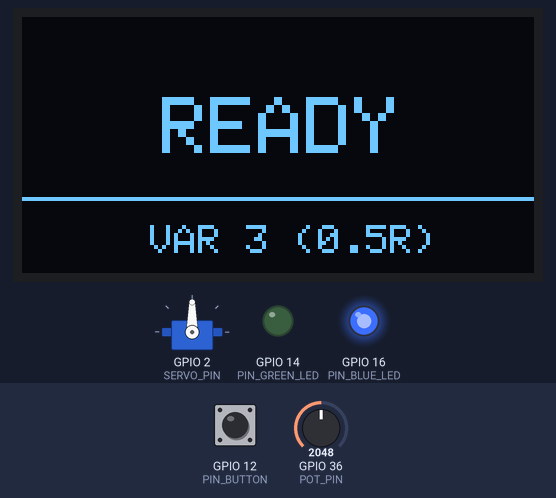
Bench run of a sketch on a simulated ESP32. Shown: servo, 128×64 one-colour display, output pins drawn as LEDs (lit = HIGH). The test bench sets the inputs (shaded band); at power-on: GPIO 12 (PIN_BUTTON) HIGH, GPIO 36 (POT_PIN) = 2048. What the sketch prints to the serial monitor is not drawn.

Above: at 1.2 s.
1.3 s: GPIO 12 (PIN_BUTTON) pulled LOW for 0.15 s
At 2.2 s:
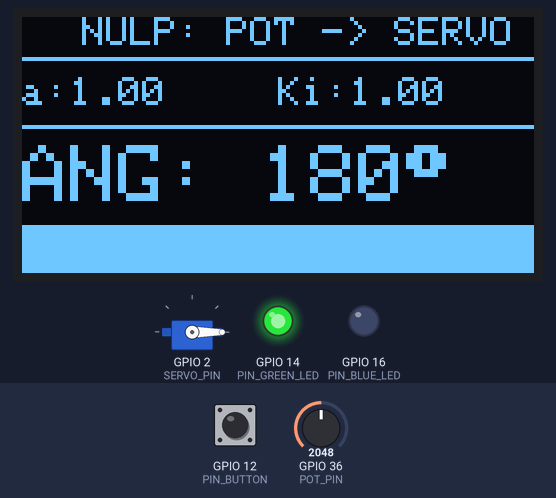
2.9 s: GPIO 36 (POT_PIN) set to 1027
4.4 s: GPIO 36 (POT_PIN) set to 939
At 5.7 s:
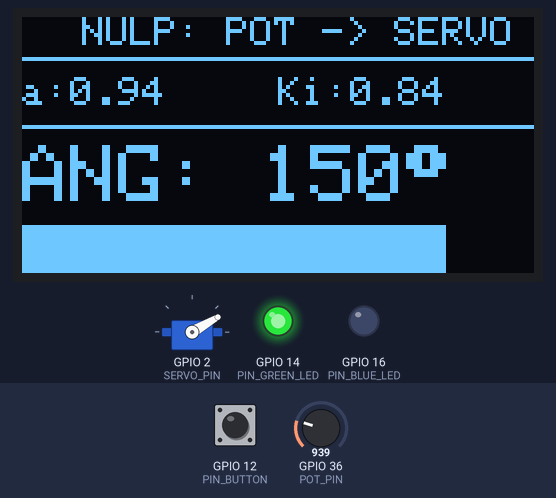
6.3 s: GPIO 12 (PIN_BUTTON) pulled LOW for 1 s
At 7.2 s:
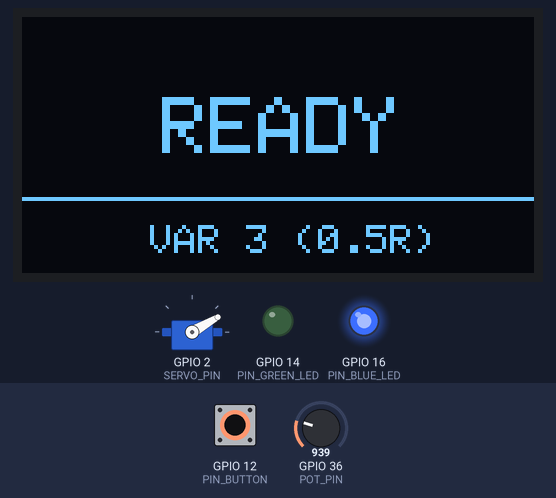
8.8 s: GPIO 12 (PIN_BUTTON) pulled LOW for 0.15 s
At 9.2 s:
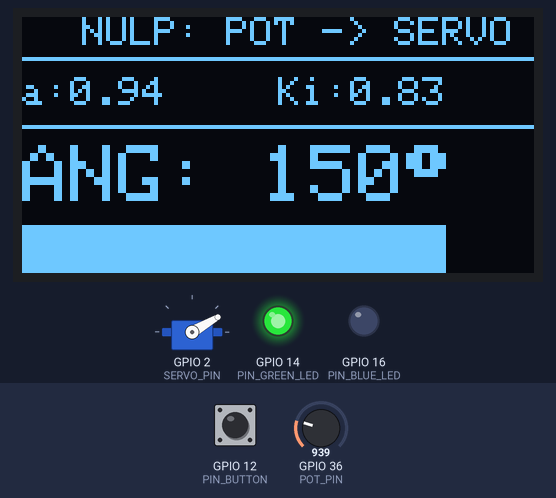
10.4 s: GPIO 36 (POT_PIN) set to 10
At 12.5 s:
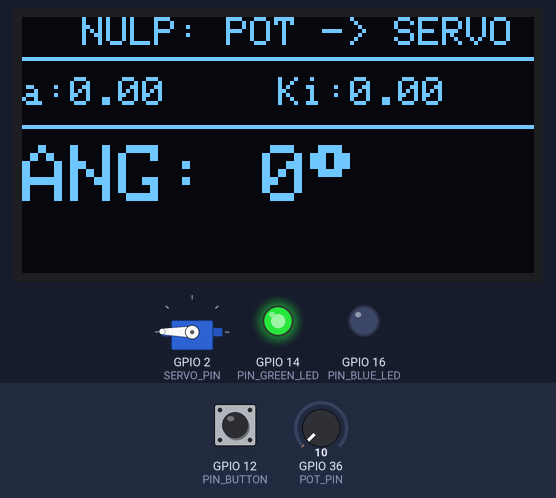
Timing chart, 0 to 13.6 s (numbered marks = the images above; inputs shaded):
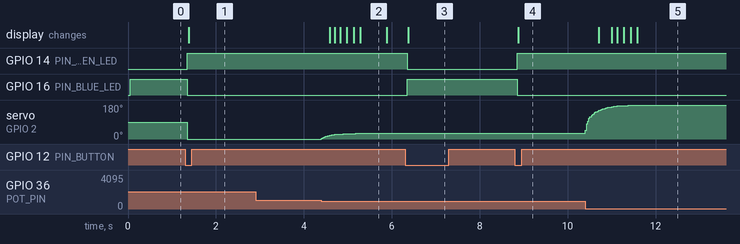

Measured:
- the behaviour switches between 1000 and 999 on GPIO 36 (POT_PIN) (found by bisection; images 1 and 2)
- after the input at 1.3 s, GPIO 14 (PIN_GREEN_LED): LOW → HIGH after 0.05 s; GPIO 16 (PIN_BLUE_LED): HIGH → LOW after 0.05 s; servo on GPIO 2 (SERVO_PIN): 90° → 0° after 0.05 s; the display: changes after 0.08 s (image 1)
- after the input at 2.9 s, every drawn part: stays the same
- after the input at 4.4 s, servo on GPIO 2 (SERVO_PIN): moves from 0° to 30° over 0.78 s, starting at once; the display: first changes after 0.19 s (image 2 shows a later state)
- after the input at 6.3 s, GPIO 14 (PIN_GREEN_LED): HIGH → LOW after 0.05 s; GPIO 16 (PIN_BLUE_LED): LOW → HIGH after 0.05 s; the display: changes after 0.08 s (image 3)
- after the input at 8.8 s, GPIO 14 (PIN_GREEN_LED): LOW → HIGH after 0.05 s; GPIO 16 (PIN_BLUE_LED): HIGH → LOW after 0.05 s; the display: changes after 0.08 s (image 4)
- after the input at 10.4 s, servo on GPIO 2 (SERVO_PIN): moves from 30° to 179° over 0.97 s, starting at once; the display: first changes after 0.30 s (image 5 shows a later state)
- what the display in image 2 shows lasts 0.6 s, from 5.3 s to 5.9 s

The sketch:

main.ino
```cpp
#include <Wire.h>
#include <Adafruit_GFX.h>
#include <Adafruit_SSD1306.h>
#include <Servo.h>

#define PIN_BUTTON     12
#define SERVO_PIN      2
#define POT_PIN        A0
#define PIN_GREEN_LED  14
#define PIN_BLUE_LED   16

#define OLED_SDA       4
#define OLED_SCL       5

#define SCREEN_WIDTH   128
#define SCREEN_HEIGHT  64

const int POT_MIN = 50;
const int POT_MAX = 1000;
const int ADC_DEADBAND = 30;
const int SERVO_DEADBAND = 2;
const float EMA_ALPHA = 0.05f;

const unsigned long CONTROL_INTERVAL_MS = 10;
const unsigned long DISPLAY_INTERVAL_MS = 150;
const unsigned long DEBOUNCE_DELAY_MS   = 50;

Adafruit_SSD1306 display(SCREEN_WIDTH, SCREEN_HEIGHT, &Wire, -1);
Servo myServo;

bool systemActive = false;
bool standbyDrawn = false;

bool buttonState = HIGH;
bool lastButtonReading = HIGH;
unsigned long lastDebounceTime = 0;

int lastStableADC = 0;
float smoothedPot = 0.0f;
int lastServoAngle = -1;
float currentAlpha = 0.0f;
float currentKi = 0.0f;
int currentDisplayAngle = 0;

unsigned long lastControlMs = 0;
unsigned long lastDisplayMs = 0;

void handleButton();
void processControlLoop();
void updateDisplayActive(float alpha, float ki, int ang);
void displayStandby();

void setup() {
    Serial.begin(115200);
    Wire.begin(OLED_SDA, OLED_SCL);

    pinMode(PIN_GREEN_LED, OUTPUT);
    pinMode(PIN_BLUE_LED, OUTPUT);
    pinMode(PIN_BUTTON, INPUT_PULLUP);

    myServo.attach(SERVO_PIN, 500, 2500);
    myServo.write(90);
    lastServoAngle = 90;

    if (!display.begin(SSD1306_SWITCHCAPVCC, 0x3C)) {
        Serial.println(F("SSD1306 allocation failed"));
        for (;;);
    }

    lastStableADC = analogRead(POT_PIN);
    int initMapped = constrain(map(lastStableADC, POT_MIN, POT_MAX, 0, 1023), 0, 1023);
    smoothedPot = (float)initMapped;

    displayStandby();
    standbyDrawn = true;
}

void loop() {
    handleButton();
    unsigned long currentMillis = millis();

    if (systemActive) {
        standbyDrawn = false;
        digitalWrite(PIN_GREEN_LED, HIGH);
        digitalWrite(PIN_BLUE_LED, LOW);

        if (currentMillis - lastControlMs >= CONTROL_INTERVAL_MS) {
        lastControlMs = currentMillis;
        processControlLoop();
        }

        if (currentMillis - lastDisplayMs >= DISPLAY_INTERVAL_MS) {
        lastDisplayMs = currentMillis;
        updateDisplayActive(currentAlpha, currentKi, currentDisplayAngle);

        Serial.print(F("ADC: ")); Serial.print(lastStableADC);
        Serial.print(F(" | a: ")); Serial.print(currentAlpha, 2);
        Serial.print(F(" | Ki: ")); Serial.print(currentKi, 2);
        Serial.print(F(" | Ang: ")); Serial.println(currentDisplayAngle);
        }
    } else {
        digitalWrite(PIN_GREEN_LED, LOW);
        digitalWrite(PIN_BLUE_LED, HIGH);

        if (!standbyDrawn) {
        displayStandby();
        standbyDrawn = true;
        }
    }
}

void handleButton() {
    bool reading = digitalRead(PIN_BUTTON);

    if (reading != lastButtonReading) {
        lastDebounceTime = millis();
    }

    if ((millis() - lastDebounceTime) > DEBOUNCE_DELAY_MS) {
        if (reading != buttonState) {
        buttonState = reading;
        if (buttonState == LOW) {
            systemActive = !systemActive;
        }
        }
    }
    lastButtonReading = reading;
}

void processControlLoop() {
    int currentRawADC = analogRead(POT_PIN);

    if (abs(currentRawADC - lastStableADC) > ADC_DEADBAND) {
        lastStableADC = currentRawADC;
    }

    int mappedPot = map(lastStableADC, POT_MIN, POT_MAX, 0, 1023);
    mappedPot = constrain(mappedPot, 0, 1023);

    smoothedPot = (EMA_ALPHA * mappedPot) + ((1.0f - EMA_ALPHA) * smoothedPot);

    currentAlpha = smoothedPot / 1023.0f;
    currentKi = currentAlpha / (1.0f + 2.0f * (currentAlpha - currentAlpha * currentAlpha));

    currentDisplayAngle = constrain((int)(currentKi * 180.0f), 0, 180);

    int targetServoAngle = 180 - currentDisplayAngle;

    if (abs(targetServoAngle - lastServoAngle) >= SERVO_DEADBAND) {
        myServo.write(targetServoAngle);
        lastServoAngle = targetServoAngle;
    }
}

void updateDisplayActive(float alpha, float ki, int ang) {
    display.clearDisplay();
    display.setTextColor(SSD1306_WHITE);

    display.setTextSize(1);
    display.setCursor(15, 0);
    display.print(F("NULP: POT -> SERVO"));
    display.drawLine(0, 10, 128, 10, SSD1306_WHITE);

    display.setCursor(0, 15);
    display.print(F("a:")); display.print(alpha, 2);
    display.setCursor(64, 15);
    display.print(F("Ki:")); display.print(ki, 2);

    display.setTextSize(2);
    display.drawLine(0, 27, 128, 27, SSD1306_WHITE);
    display.setCursor(0, 32);
    display.print(F("ANG: ")); display.print(ang); display.write(247);

    int barWidth = map(ang, 0, 180, 0, 128);
    display.fillRect(0, 52, barWidth, 12, SSD1306_WHITE);
    display.display();
}

void displayStandby() {
    display.clearDisplay();
    display.setTextSize(2);
    display.setTextColor(SSD1306_WHITE);
    display.setCursor(35, 20);
    display.print(F("READY"));

    display.setTextSize(1);
    display.drawLine(0, 45, 128, 45, SSD1306_WHITE);
    display.setCursor(32, 52);
    display.print(F("VAR 3 (0.5R)"));
    display.display();
}
```
